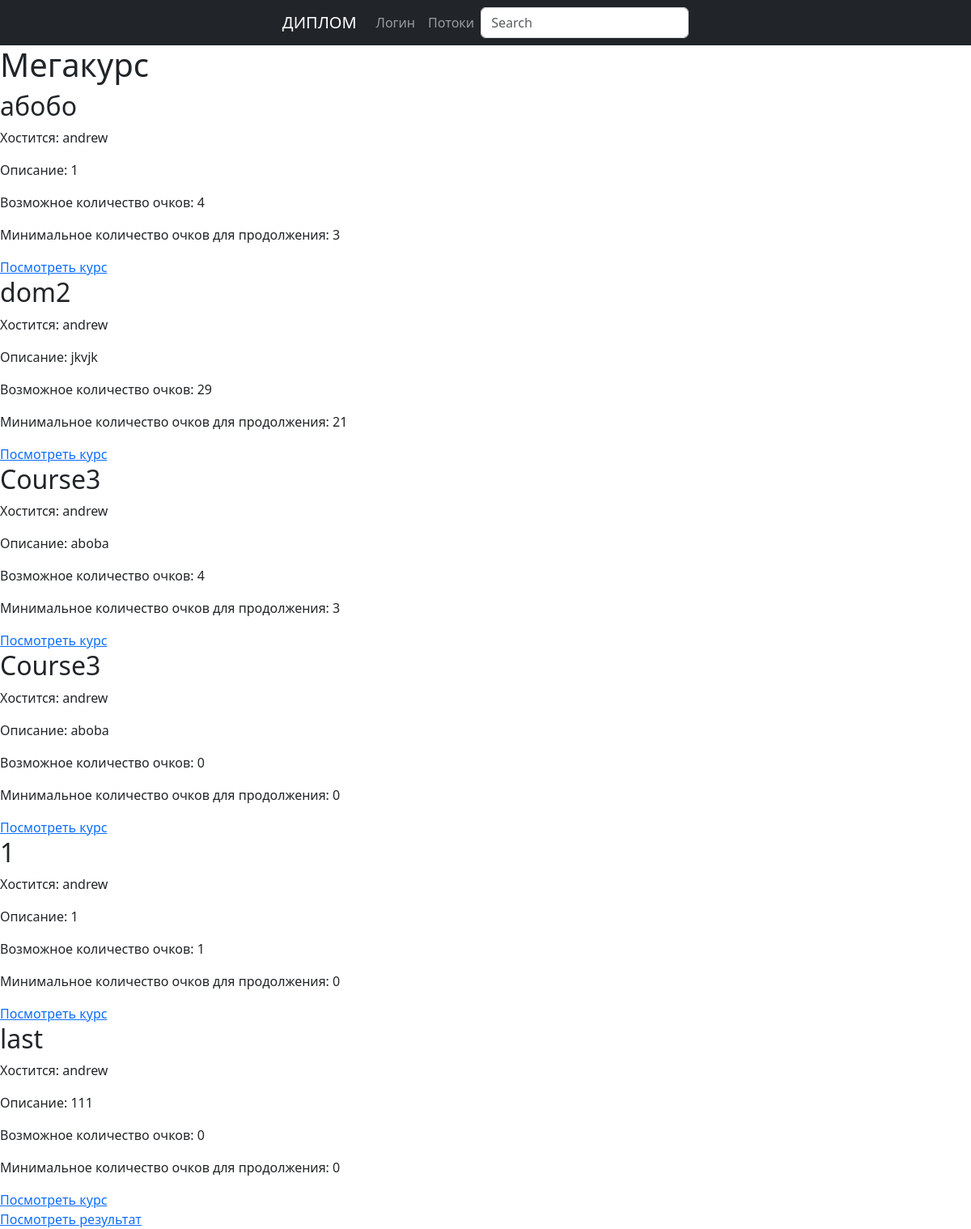
The app's page /bigcourse/1 with its own data.
### base/models.py (models this page shows, shortened)
class BigCourse(models.Model):
    host = models.ForeignKey(User, on_delete=models.SET_NULL, null = True)
    name = models.CharField(max_length=100)
    topic = models.ForeignKey(Topic, on_delete=models.SET_NULL, null = True)
    min_progress = models.IntegerField(default=0)
    full_progress = models.IntegerField(default=0)
    course_count = models.IntegerField(default=0)

class Course(models.Model):
    bigcourse = models.ForeignKey(BigCourse, on_delete= models.CASCADE, null = True)
    host = models.ForeignKey(User, on_delete=models.SET_NULL, null = True)
    name = models.CharField(max_length=100)
    description = models.TextField(max_length=255, default='')
    created_date = models.DateField(auto_now_add=True)
    completion_date = models.DateField(null=True, blank=True)
    min_progress = models.IntegerField(default=0)
    progress = models.IntegerField(default=0)
    order = models.IntegerField(default=1)

### base/views.py (the view)
# urls.py: path('bigcourse/<str:pk>', views.bigcourse, name='bigcourse'),
def bigcourse(request, pk):
    bigcourse = BigCourse.objects.get(id=pk)
    courses = Course.objects.filter(bigcourse=bigcourse)
    context = {'bigcourse': bigcourse, 'courses': courses}
    return render(request, 'courses/bigcourse.html', context)

### base/templates/courses/bigcourse.html (shortened to what this page needs)
{% extends 'main.html' %}
{% block content %}
  <h1>{{ bigcourse.name }}</h1>
  {% for course in courses %}
    <div class="course-card">
      <h2>{{ course.name }}</h2>
      <p>Хостится: {{ course.host}}</p>
      <p>Описание: {{ course.description }}</p>
      <p>Возможное количество очков: {{ course.progress }}</p>
      <p>Минимальное количество очков для продолжения: {{ course.min_progress }}</p>
      <a href="{% url 'course' pk=bigcourse.id pk_1=course.id %}">Посмотреть курс</a>
    </div>
    {% endfor %}
    <a href="{% url 'results' bigcourse.id%}">Посмотреть результат</a>
{% endblock %}

### records on screen
BigCourse: name "Мегакурс"
Course: name "абобо", host "andrew", description "1", progress "4", min_progress "3"
Course: name "dom2", host "andrew", description "jkvjk", progress "29", min_progress "21"
Course: name "Course3", host "andrew", description "aboba", progress "4", min_progress "3"
Course: name "Course3", host "andrew", description "aboba", progress "0", min_progress "0"
Course: name "1", host "andrew", description "1", progress "1", min_progress "0"
Course: name "last", host "andrew", description "111", progress "0", min_progress "0"
